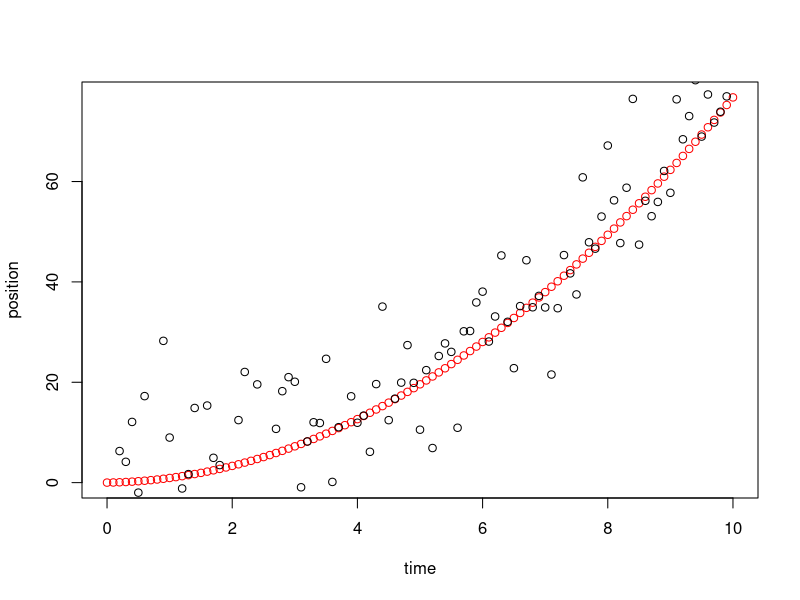
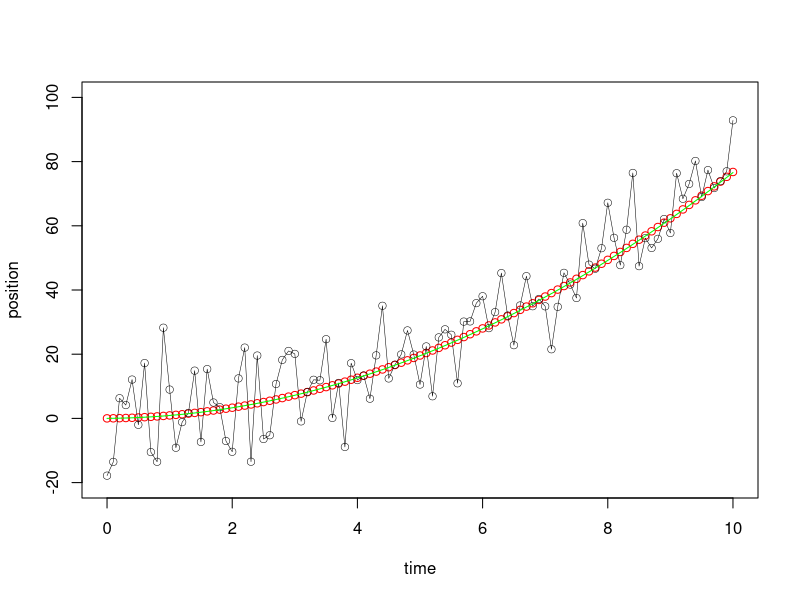

The R script that drew these images, in order:
# Ninja tracking quail
# (http://studentdavestutorials.weebly.com/kalman-filter-with-matlab-code.html)

library(MASS)

# Define the meta-variables
duration <- 10  # how long the quail flies for
dt <- 0.1  # how often the ninja gets samples

# Define the update equations (cofficient matrices)
A <- matrix(c(1, 0, dt, 1), nrow = 2)  # state transition matrix
B <- matrix(c(dt^2/2, dt), nrow = 2)  # input control matrix
C <- matrix(c(1, 0), nrow = 1)  # measurement matrix

# Define the main variables
u <- 1.5  # acceleration magnitude
Q <- matrix(c(0,0), nrow = 2)  # initialised state (position, velocity)
Q.est <- Q  # estimate of the state
quail.accel.noise.mag <- 0.05  # process noise (std. dev. of acceleration)
ninja.vision.noise.mag <- 10  # measurement noise (std. dev. of location)
Ez <- ninja.vision.noise.mag^2  # convert measurement noise to covariance matrix
Ex <- quail.accel.noise.mag^2 * matrix(c(dt^4/4, dt^3/2, dt^3/2, dt^2), nrow = 2)
P <- Ex

# Initialise result variables
Q.loc <- c()  # actual quail flight path
vel <- c()  # actual quail velocity
Q.loc.meas <- c()  # quail path that the ninja sees

# Simulate what the ninja sees over time
times <- seq(0, duration, dt)
for (t in times) {
 
  # Generate the quail flight
  quail.accel.noise <- quail.accel.noise.mag * 
    matrix(c(dt^2/2 * rnorm(1,0,1), dt * rnorm(1,0,1)))
  Q <- A %*% Q + B %*% u + quail.accel.noise
  
  # Generate what the Ninja sees
  ninja.vision.noise <- ninja.vision.noise.mag * rnorm(1,0,1)
  y <- C %*% Q + ninja.vision.noise
  
  Q.loc <- c(Q.loc, Q[1])
  Q.loc.meas <- c(Q.loc.meas, y)
  vel <- c(vel, Q[2])
}

# Plot the path of the quail
plot(times, Q.loc, col = "red", xlab = "time", ylab = "position")
lines(times, Q.loc.meas, type = 'p', col = "black")

# Perform Kalman filtering
Q.loc.est <- c()  # quail position estimate
vel.est <- c()  # quail velocity estimate
Q <- matrix(c(0,0), nrow = 2)
P.est <- P
P.mag.est <- c()
predicted.state <- c()
predicted.variance <- c()

for (ti in 1:length(times)) {
  
  # Predict the next state of the quail using the last state and the predicted motion
  Q.est <- A %*% Q.est + B %*% u
  predicted.state <- c(predicted.state, Q.est[1])
  
  # Predict the next covariance
  P <- A %*% P %*% t(A) + Ex
  predicted.variance <- c(predicted.variance, P)
  
  # Kalman gain
  K <- (P %*% t(C)) %*% ginv(C %*% P %*% t(C) + Ez)
  
  # Update the state estimate
  Q.est <- Q.est + K %*% (Q.loc.meas[ti] - C %*% Q.est)
  
  # Update the covariance estimate
  P = (diag(2) - K %*% C) %*% P
  
  # Store for plotting
  Q.loc.est <- c(Q.loc.est, Q.est[1])
  vel.est <- c(vel.est, Q.est[2])
  P.mag.est <- c(P.mag.est, P[1])
}

# Plot the results
plot(times, Q.loc, col = "red", xlab = "time", ylab = "position",
     ylim = c(-20, 100))
lines(times, Q.loc.meas, type = 'o', col = "black", lwd = 0.5)
lines(times, Q.loc.est, type = 'l', col = "green")